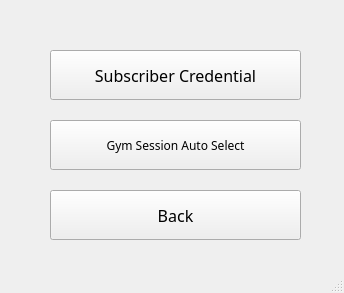
<?xml version="1.0" encoding="UTF-8"?>
<ui version="4.0">
 <class>MainWindow</class>
 <widget class="QMainWindow" name="MainWindow">
  <property name="geometry">
   <rect>
    <x>0</x>
    <y>0</y>
    <width>344</width>
    <height>293</height>
   </rect>
  </property>
  <property name="minimumSize">
   <size>
    <width>344</width>
    <height>293</height>
   </size>
  </property>
  <property name="maximumSize">
   <size>
    <width>344</width>
    <height>293</height>
   </size>
  </property>
  <property name="windowTitle">
   <string>MainWindow</string>
  </property>
  <property name="styleSheet">
   <string notr="true">QMainWindow{
	border-image: url(:/background/img/Maximize Your Workout with This Beginner Circuit-Training Program.jpg);
}</string>
  </property>
  <widget class="QWidget" name="centralwidget">
   <widget class="QPushButton" name="cred">
    <property name="geometry">
     <rect>
      <x>50</x>
      <y>50</y>
      <width>251</width>
      <height>50</height>
     </rect>
    </property>
    <property name="font">
     <font>
      <family>8514oem</family>
      <pointsize>12</pointsize>
     </font>
    </property>
    <property name="text">
     <string>Subscriber Credential</string>
    </property>
   </widget>
   <widget class="QPushButton" name="GS">
    <property name="geometry">
     <rect>
      <x>50</x>
      <y>120</y>
      <width>251</width>
      <height>50</height>
     </rect>
    </property>
    <property name="font">
     <font>
      <family>8514oem</family>
     </font>
    </property>
    <property name="text">
     <string>Gym Session Auto Select</string>
    </property>
   </widget>
   <widget class="QPushButton" name="back">
    <property name="geometry">
     <rect>
      <x>50</x>
      <y>190</y>
      <width>251</width>
      <height>50</height>
     </rect>
    </property>
    <property name="font">
     <font>
      <family>8514oem</family>
      <pointsize>12</pointsize>
     </font>
    </property>
    <property name="text">
     <string>Back</string>
    </property>
   </widget>
  </widget>
  <widget class="QMenuBar" name="menubar">
   <property name="geometry">
    <rect>
     <x>0</x>
     <y>0</y>
     <width>344</width>
     <height>26</height>
    </rect>
   </property>
  </widget>
  <widget class="QStatusBar" name="statusbar"/>
 </widget>
 <resources>
  <include location="ressource.qrc"/>
 </resources>
 <connections/>
</ui>
